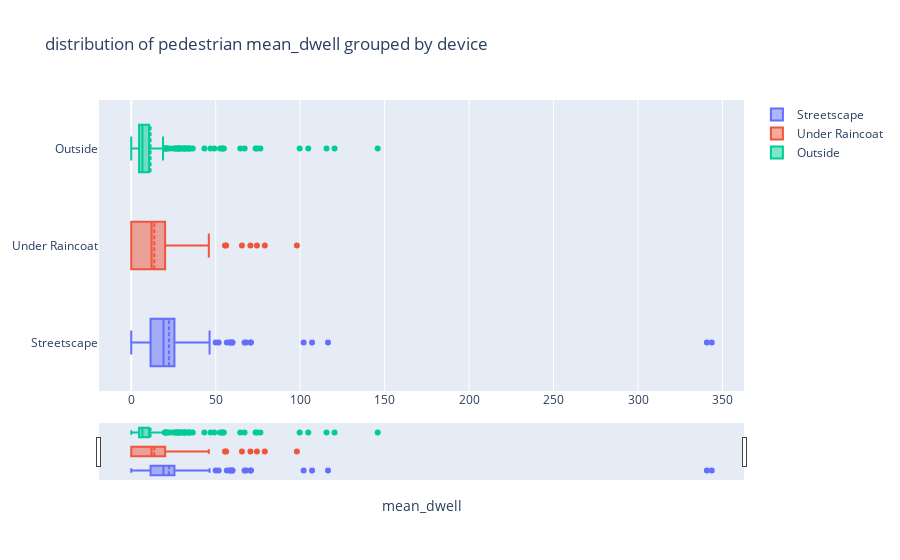

The code cell stored with this chart in its notebook:
### Code cell
_ = interact(plot_boxplot, 
             metric=widgets.Dropdown(options=metric_list, value='mean_dwell')
            )

### Figure 1 — Plotly figure (JSON) as saved in the notebook; plotly's stock layout.template omitted (floating-point values rounded to 4 significant figures; data arrays with more than 128 entries replaced by an {"elided": "..."} marker saying what was removed)
{"data": [{"boxmean": true, "boxpoints": "outliers", "name": "Streetscape", "type": "box", "x": {"elided": "326 float values"}}, {"boxmean": true, "boxpoints": "outliers", "name": "Under Raincoat", "type": "box", "x": {"elided": "326 float values"}}, {"boxmean": true, "boxpoints": "outliers", "name": "Outside", "type": "box", "x": {"elided": "326 float values"}}], "layout": {"title": {"text": "distribution of pedestrian mean_dwell grouped by device"}, "xaxis": {"rangeslider": {"visible": true}, "title": {"text": "mean_dwell"}}}}
